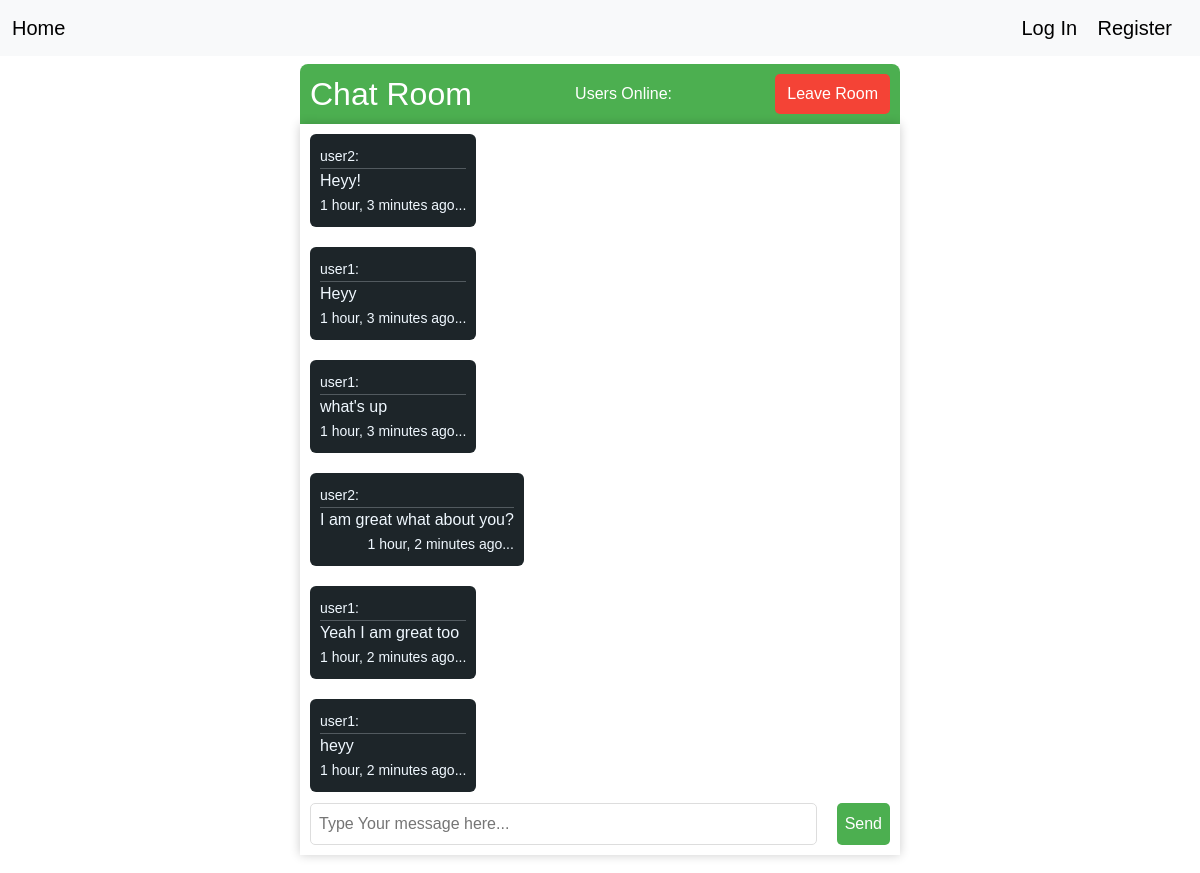
Page /chat_room/conference/ on the earlier database version.
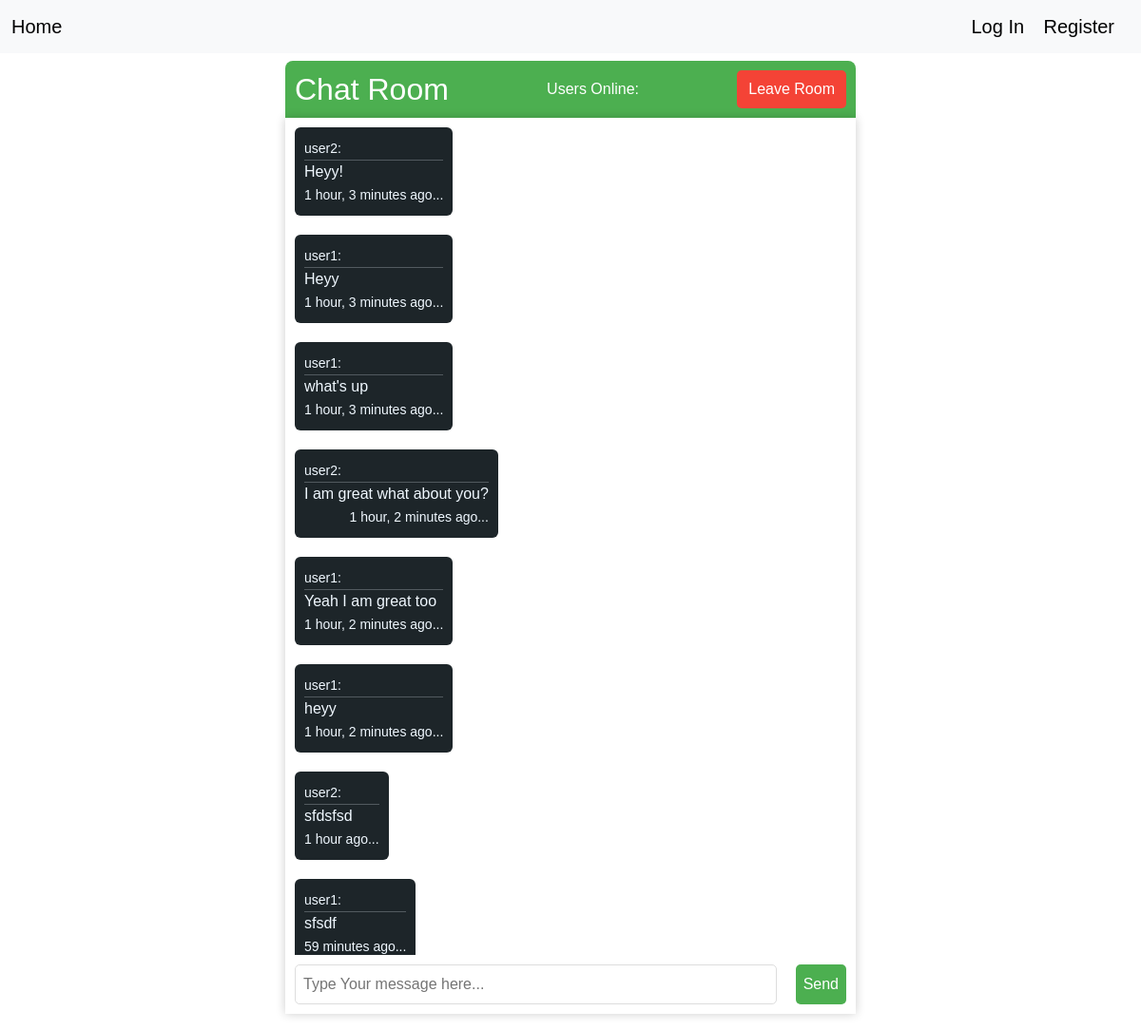
Same page on the later database version.
### chat/models.py (models this page shows, shortened)
class Messages(models.Model):
    message = models.CharField(max_length=255)
    sent_by = models.ForeignKey(User, models.DO_NOTHING, related_name='messages')
    timeStamp = models.DateTimeField(auto_now_add=True)

### chat/views.py (the view)
# urls.py: path("chat_room/<str:room_name>/", views.room, name="room"),
def room(request, room_name):
    room_exists = Room.objects.filter(name=room_name).exists()
    room = Room.objects.filter(name=room_name).first()
    user = request.user
    if room_exists:
        messagesQuery = room.messages.all()
        messages.success(request, 'Room Joined Succesfully')
        return render(request, "chat/room.html", {
            "room_name": room_name,
            'room_messages': messagesQuery
            })
    room = Room.objects.create(name=room_name, created_by=user)
    room.save()
    messages.success(request, 'Room Created Successful')
    return render(request, "chat/room.html", {"room_name": room_name})

### chat/templates/chat/room.html (shortened to what this page needs)
{% extends 'layout.html' %}
{% load static %}
{% block content %}
<div class="main-container my-2">
    <div class="chat-header">
        <h2>Chat Room</h2>
        <div id="users-online">Users Online:</div>
        <button class="leave-chat">
            <a href="{% url 'index' %}" style="text-decoration: none; color: white">
                Leave Room</a>
        </button>
    </div>
    <div class="chat-container">
        <div class="chat-log" id="chat-log">
            {% for message in room_messages %}
                {% if request.user.id == message.sent_by.id %}
                    <div class="message receiver-message">
                        <div>
                            <span>{{ message.message }}</span>
                        </div>
                        <div class="message-time">
                            <span><small>{{ message.timeStamp|timesince }} ago...</small></span>
                        </div>
                    </div>
                {% else %}
                    <div class="message sender-message">
                        <div>
                            <span><small>{{ message.sent_by.username}}:</small></span>
                        </div>
                        <hr style="width: 100%; margin: 0;">
                        <div>
                            <span>{{ message.message }}</span>
                        </div>
                        <div class="message-time">
                            <span><small>{{ message.timeStamp|timesince }} ago...</small></span>
                        </div>
                    </div>
                {% endif %}
            {% endfor %}
    </div>
        <div class="send-message">
            <input id="chat-message-input" type="text" placeholder="Type Your message here..." ><br>
            <button id="chat-message-submit" type="button">Send</button>
        </div>
    </div>
</div>
{% endblock %}

### chat/templates/layout.html (shortened to what this page needs)
{% load static %}
<!DOCTYPE html>
<html lang="en">
<head>
    <link href="{% static 'static.css' %}" rel="stylesheet">
    <link href="https://cdn.jsdelivr.net/npm/bootstrap@5.3.3/dist/css/bootstrap.min.css" rel="stylesheet">
</head>
<body>
    <nav class="navbar bg-body-tertiary">
        <div class="container-fluid">
          <a class="navbar-brand" href="{% url 'index' %}">Home</a>
          {% if user.is_authenticated %}
            <a class="navbar-brand" href="{% url 'logout' %}">Log Out</a>
          {% else %}
           <div>
                <a class="navbar-brand" href="{% url 'login' %}">Log In</a>
                <a class="navbar-brand" href="{% url 'register' %}">Register</a>
           </div>
          {% endif %}
        </div>
      </nav>
    {% block content %}
    {% endblock %}
</body>
</html>

### chat/static/static.css (style rules this page uses)
* { font-family: sans-serif; margin: 0; padding: 0; }
.main-container { width: 100%; height: 100%; display: flex; flex-direction: column; align-items: center; }
.chat-container { display: flex; flex-direction: column; width: 50vw; height: 75vh; box-shadow: 0 0 10px rgba(0,0,0,0.2) }
.chat-header { display: flex; justify-content: space-between; align-items: center; width: 50vw; background-color: #4CAF50; color: #fff; padding: 10px; border-top-left-radius: 8px; border-top-right-radius: 8px; }
.chat-header h2 { margin: 0; }
.leave-chat { background-color: #f44336; color: #fff; border: none; border-radius: 5px; padding: 8px 12px; }
.chat-log { display: flex; flex-direction: column; border-radius: 5px; overflow-y: scroll; overflow-x: hidden; width: 50vw; height: 75vh; }
.message { padding: 10px; margin: 10px; border-radius: 6px; max-width: 75%; word-break: break-word; display: flex; flex-direction: column; }
.sender-message { background-color: #1d2529; color: aliceblue; align-self: flex-start; align-items: start; }
.message-time { align-self: flex-end; }
.send-message { display: flex; justify-content: space-between; }
.send-message input { width: 100%; padding: 8px; margin: 10px; border: 1px solid #ddd; border-radius: 5px; }
.send-message button { padding: 8px; margin: 10px; background-color: #4CAF50; color: #fff; border: none; border-radius: 5px; cursor: pointer; }

Differences in the rows shown:
added Messages: sent_by.username "user2", message "sfdsfsd", timeStamp "1 hour"
added Messages: sent_by.username "user1", message "sfsdf", timeStamp "59 minutes"
